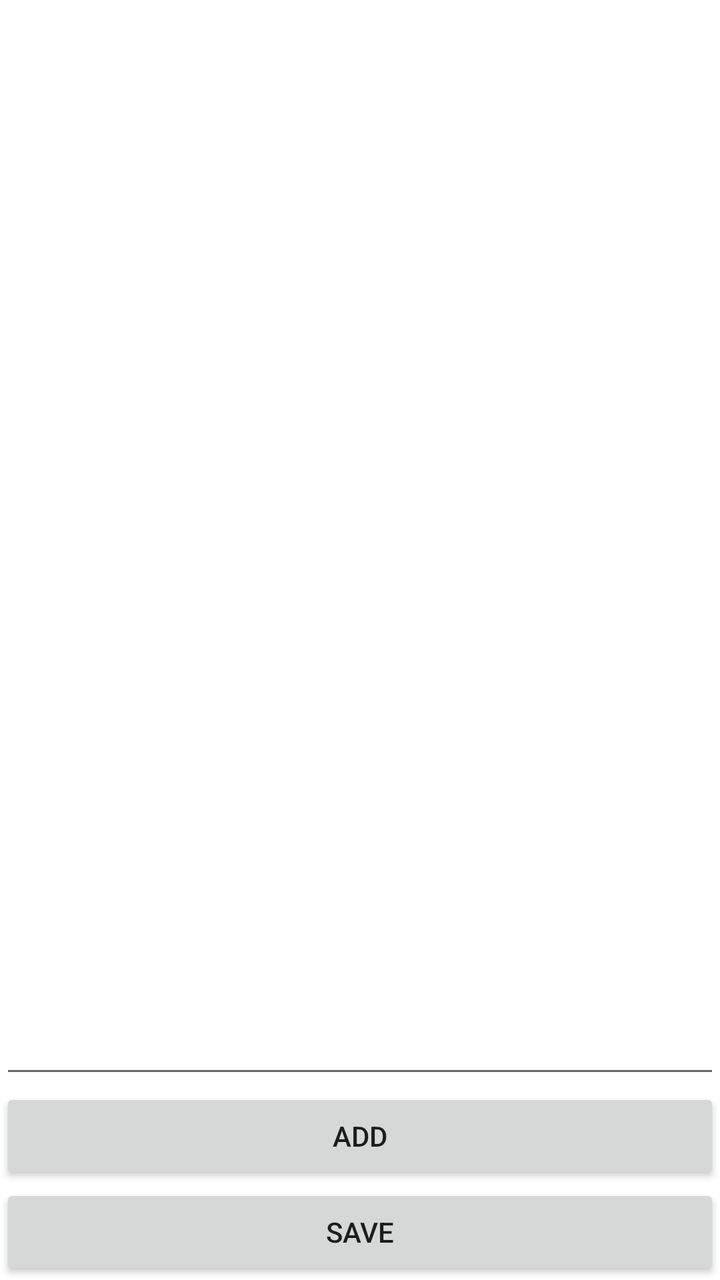
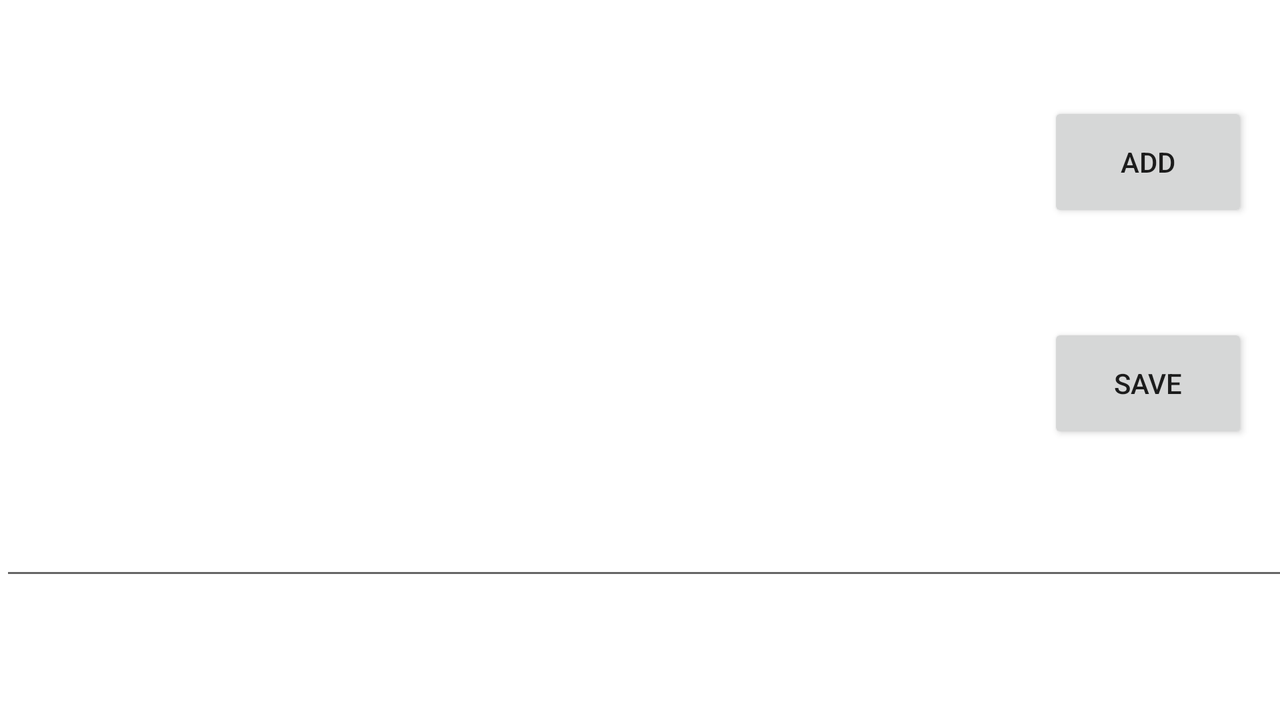

One screen, two layout resources from the same app: the default and the author's alternative for another configuration. Each is rendered where Android would select it; the XML of both is given below.
<!-- AndroidManifest.xml: application theme Theme.MyRecipeOrganizer -->
<!-- res/layout/activity_add_directions.xml -->
<?xml version="1.0" encoding="utf-8"?>
<androidx.constraintlayout.widget.ConstraintLayout xmlns:android="http://schemas.android.com/apk/res/android"
    xmlns:app="http://schemas.android.com/apk/res-auto"
    xmlns:tools="http://schemas.android.com/tools"
    android:layout_width="match_parent"
    android:layout_height="match_parent"
    tools:context=".AddDirections">

    <androidx.recyclerview.widget.RecyclerView
        android:id="@+id/recyclerView"
        android:layout_width="match_parent"
        android:layout_height="0dp"
        app:layout_constraintBottom_toTopOf="@id/btnAddDirections"
        app:layout_constraintTop_toTopOf="parent">

    </androidx.recyclerview.widget.RecyclerView>


    <EditText
        android:id="@+id/txtDirections"
        android:layout_width="0dp"
        android:layout_height="wrap_content"
        android:ems="10"
        android:inputType="textPersonName"
        app:layout_constraintBottom_toTopOf="@+id/btnAddDirections"
        app:layout_constraintEnd_toEndOf="parent"
        app:layout_constraintStart_toStartOf="parent"
        android:importantForAutofill="no" />

    <Button
        android:id="@+id/btnAddDirections"
        android:layout_width="match_parent"
        android:layout_height="wrap_content"
        android:text="@string/add"
        android:onClick="btnSaveDirections"
        app:layout_constraintBottom_toTopOf="@+id/btnSaveDirections"
        app:layout_constraintEnd_toEndOf="parent"
        app:layout_constraintStart_toStartOf="parent" />


    <Button
        android:id="@+id/btnSaveDirections"
        android:layout_width="match_parent"
        android:layout_height="wrap_content"
        android:text="@string/save"
        android:onClick="btnReturnDirections"
        app:layout_constraintBottom_toBottomOf="parent"
        app:layout_constraintEnd_toEndOf="parent"
        app:layout_constraintStart_toStartOf="parent" />

</androidx.constraintlayout.widget.ConstraintLayout>
<!-- resources referenced by this layout -->
<resources>
  <string name="add">Add</string>
  <string name="save">Save</string>
  <style name="Theme.MyRecipeOrganizer" parent="Theme.MaterialComponents.DayNight.DarkActionBar">
          
          <item name="colorPrimary">@color/purple_500</item>
          <item name="colorPrimaryVariant">@color/purple_700</item>
          <item name="colorOnPrimary">@color/white</item>
          
          <item name="colorSecondary">@color/teal_200</item>
          <item name="colorSecondaryVariant">@color/teal_700</item>
          <item name="colorOnSecondary">@color/black</item>
          
          <item name="android:statusBarColor" tools:targetApi="l">?attr/colorPrimaryVariant</item>
          
  
  
      </style>
</resources>
<!-- res/layout-land/activity_add_directions.xml (the author's variant of the layout above) -->
<!-- drawn on the phone turned sideways -->
<?xml version="1.0" encoding="utf-8"?>
<androidx.constraintlayout.widget.ConstraintLayout xmlns:android="http://schemas.android.com/apk/res/android"
    xmlns:app="http://schemas.android.com/apk/res-auto"
    xmlns:tools="http://schemas.android.com/tools"
    android:layout_width="match_parent"
    android:layout_height="match_parent"
    tools:context=".AddDirections">


    <androidx.recyclerview.widget.RecyclerView
        android:id="@+id/recyclerView"
        android:layout_width="match_parent"
        android:layout_height="194dp"
        android:layout_marginTop="24dp"
        app:layout_constraintBottom_toTopOf="@+id/txtDirections"
        app:layout_constraintTop_toTopOf="parent">

    </androidx.recyclerview.widget.RecyclerView>

    <EditText
        android:id="@+id/txtDirections"
        android:layout_width="683dp"
        android:layout_height="wrap_content"
        android:layout_marginBottom="65dp"
        android:ems="10"
        android:inputType="textPersonName"
        app:layout_constraintBottom_toBottomOf="parent"
        app:layout_constraintEnd_toEndOf="parent"
        app:layout_constraintHorizontal_bias="0.0"
        app:layout_constraintStart_toStartOf="parent" />

    <Button
        android:id="@+id/btnAddDirections"
        android:layout_width="100dp"
        android:layout_height="60dp"
        android:layout_marginEnd="16dp"
        android:onClick="btnSaveDirections"
        android:text="Add"
        app:layout_constraintBottom_toTopOf="@+id/btnSaveDirections"
        app:layout_constraintEnd_toEndOf="parent"
        app:layout_constraintTop_toTopOf="parent" />

    <Button
        android:id="@+id/btnSaveDirections"
        android:layout_width="100dp"
        android:layout_height="60dp"
        android:layout_marginBottom="32dp"
        android:onClick="btnReturnDirections"
        android:text="Save"
        app:layout_constraintBottom_toTopOf="@+id/txtDirections"
        app:layout_constraintEnd_toEndOf="@+id/btnAddDirections"
        app:layout_constraintStart_toStartOf="@+id/btnAddDirections" />

</androidx.constraintlayout.widget.ConstraintLayout>
<!-- resources referenced by the variant -->
<!-- as the phone turned sideways resolves them -->
<resources>
  <style name="Theme.MyRecipeOrganizer" parent="Theme.MaterialComponents.DayNight.DarkActionBar">
          
          <item name="colorPrimary">@color/purple_500</item>
          <item name="colorPrimaryVariant">@color/purple_700</item>
          <item name="colorOnPrimary">@color/white</item>
          
          <item name="colorSecondary">@color/teal_200</item>
          <item name="colorSecondaryVariant">@color/teal_700</item>
          <item name="colorOnSecondary">@color/black</item>
          
          <item name="android:statusBarColor" tools:targetApi="l">?attr/colorPrimaryVariant</item>
          
  
  
      </style>
</resources>
